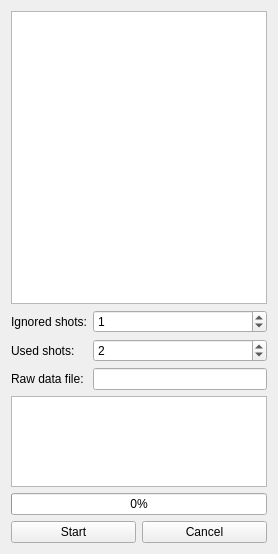
<?xml version="1.0" encoding="UTF-8"?>
<ui version="4.0">
 <class>ResponseMeasureWidget</class>
 <widget class="QWidget" name="ResponseMeasureWidget">
  <property name="windowTitle">
   <string>ORM scan</string>
  </property>
  <layout class="QVBoxLayout" stretch="2,0,1">
   <item>
    <layout class="QHBoxLayout" stretch="1">
     <item>
      <widget class="TableView" name="opticsTable"/>
     </item>
    </layout>
   </item>
   <item>
    <layout class="QFormLayout" name="formLayout">
     <item row="0" column="0">
      <widget class="QLabel">
       <property name="text">
        <string>Ignored shots:</string>
       </property>
      </widget>
     </item>
     <item row="0" column="1">
      <widget class="QSpinBox" name="numIgnoredSpinBox">
       <property name="value">
        <number>1</number>
       </property>
      </widget>
     </item>
     <item row="1" column="0">
      <widget class="QLabel">
       <property name="text">
        <string>Used shots:</string>
       </property>
      </widget>
     </item>
     <item row="1" column="1">
      <widget class="QSpinBox" name="numUsedSpinBox">
       <property name="minimum">
        <number>1</number>
       </property>
       <property name="value">
        <number>2</number>
       </property>
      </widget>
     </item>
     <item row="2" column="0">
      <widget class="QLabel">
       <property name="text">
        <string>Raw data file:</string>
       </property>
      </widget>
     </item>
     <item row="2" column="1">
      <widget class="QLineEdit" name="fileEdit"/>
     </item>
    </layout>
   </item>
   <item>
    <layout class="QVBoxLayout">
     <item>
      <widget class="QPlainTextEdit" name="logEdit">
       <property name="readOnly">
        <bool>true</bool>
       </property>
      </widget>
     </item>
     <item>
      <widget class="QProgressBar" name="progressBar">
       <property name="value">
        <number>0</number>
       </property>
      </widget>
     </item>
     <item>
      <layout class="QHBoxLayout">
       <item>
        <widget class="QPushButton" name="startButton">
         <property name="text">
          <string>Start</string>
         </property>
        </widget>
       </item>
       <item>
        <widget class="QPushButton" name="cancelButton">
         <property name="text">
          <string>Cancel</string>
         </property>
        </widget>
       </item>
      </layout>
     </item>
    </layout>
   </item>
  </layout>
 </widget>
 <customwidgets>
  <customwidget>
   <class>TableView</class>
   <extends>QTableView</extends>
   <header>madgui/widget/tableview.h</header>
  </customwidget>
 </customwidgets>
 <resources/>
 <connections/>
</ui>
